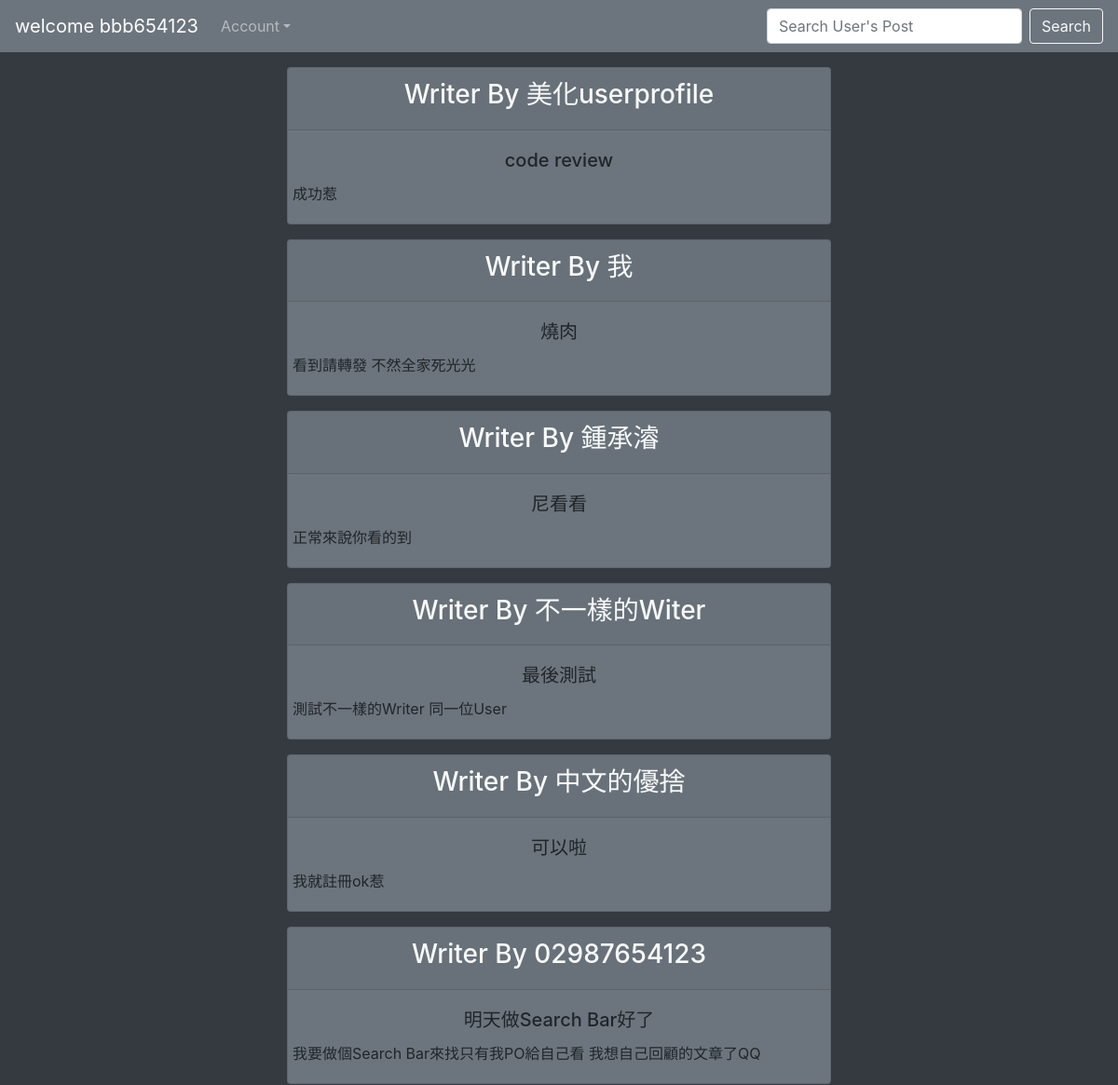
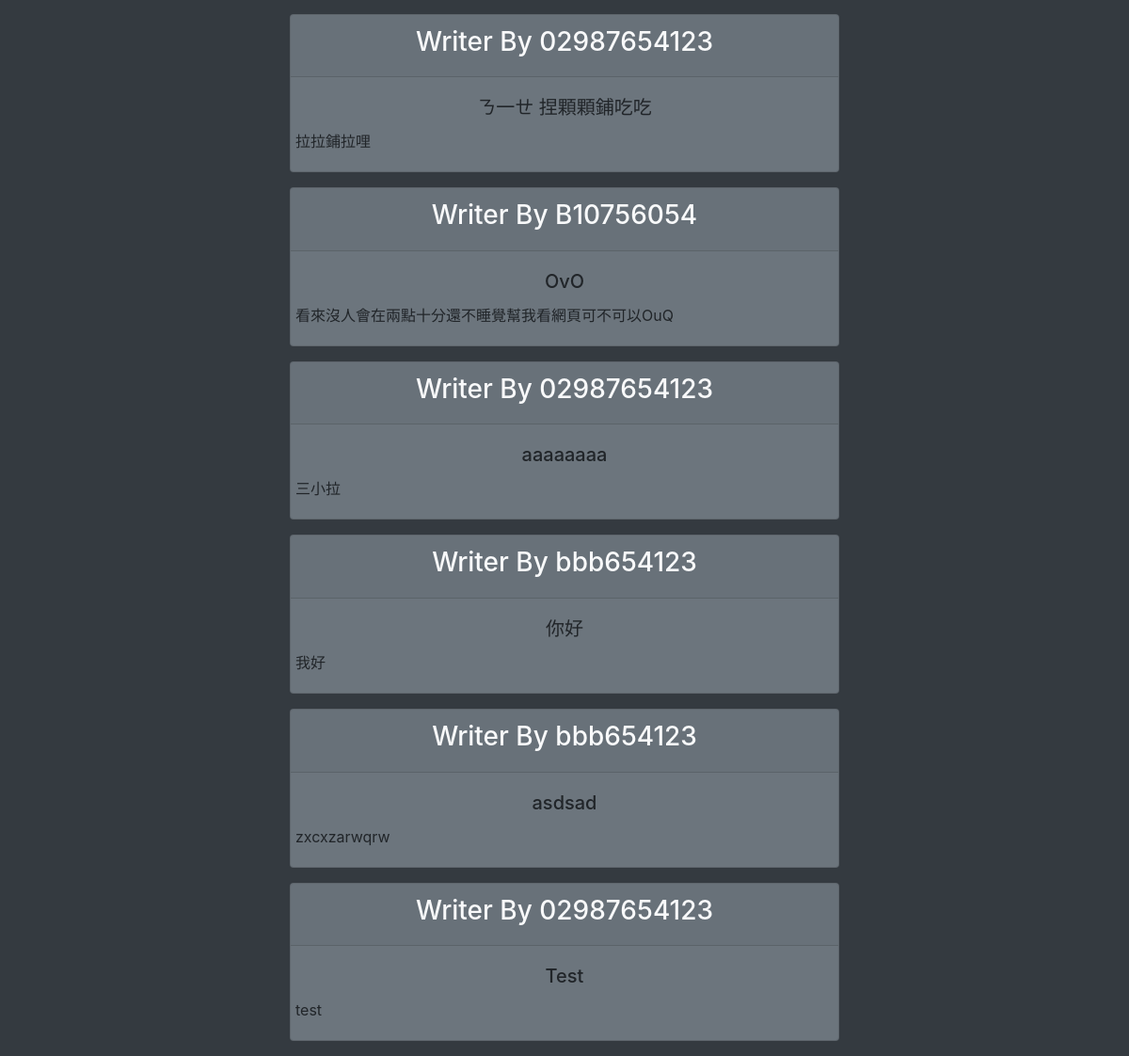
The app's page / (signed in) with its own data (2 pictures, top to bottom).
### main_site/models.py (models this page shows, shortened)
class userArticle(models.Model):
    id = models.AutoField(primary_key=True)
    USER = models.ForeignKey(User, on_delete=models.CASCADE, null=True)
    Article_writer = models.CharField(max_length=255, null=True, blank=True)
    Article_title = models.CharField(max_length=255, null=True, blank=True)
    Article = models.TextField(null=True, blank=True)

### main_site/views.py (the view)
# urls.py: path('', main, name="index"),
def main(request):
    user_Article_data = userArticle.objects.all()
    if 'search' in request.GET:
        search = request.GET['search']
        user_Article_data = userArticle.objects.filter(Article_writer=search)
    return render(request, 'main_site.html', {'user_Article_data': user_Article_data})

### templates/main_site.html (shortened to what this page needs)
<!doctype html>
<html lang="en">
  <head>
    <link rel="stylesheet" href="https://stackpath.bootstrapcdn.com/bootstrap/4.3.1/css/bootstrap.min.css">
  </head>
  <body class="bg-dark">
      <nav class="navbar sticky-top navbar-expand-sm navbar-dark bg-secondary">
            <a class="navbar-brand" href="/">welcome {{request.user.username}}</a>
            <div class="collapse navbar-collapse" id="collapsibleNavId">
                <ul class="navbar-nav mr-auto mt-2 mt-lg-0">
                <li class="nav-item dropdown">
                    <a class="nav-link dropdown-toggle" href="#" id="dropdownId" data-toggle="dropdown" aria-haspopup="true" aria-expanded="false">Account</a>
                </li>
                </ul>
                <form class="form-inline my-2 my-lg-0">
                  <input class="form-control mr-sm-2" type="search" name="search" id="search" placeholder="Search User's Post" aria-label="search">
                  <button class="btn btn-outline-light my-2 my-sm-0"  type="submit">Search</button>
                </form>
            </div>
      </nav>
      {% for user_Article in user_Article_data|slice:"::-1" %}
        <div style= "margin:1rem" class="row justify-content-center">
          <div class="col-sm-6">
            <div class="row card text-center bg-secondary">
                <div class="card-header text-light font-weight-bold">
                    <h3>Writer By {{user_Article.Article_writer}}<h3>
                </div>
                <div class="row">
                  <div class="card-body">
                    <h5 class="card-title">{{user_Article.Article_title}}</h5>
                    <p class="card-text text-lg-left">{{user_Article.Article}}</p>
                  </div>
                </div>
              </div>
            </div>
          </div>
        {% endfor %}
  </body>
</html>

### records on screen
userArticle: Article_writer "美化userprofile", Article_title "code review", Article "成功惹"
userArticle: Article_writer "我", Article_title "燒肉", Article "看到請轉發 不然全家死光光"
userArticle: Article_writer "鍾承濬", Article_title "尼看看", Article "正常來說你看的到"
userArticle: Article_writer "不一樣的Witer", Article_title "最後測試", Article "測試不一樣的Writer 同一位User"
userArticle: Article_writer "中文的優捨", Article_title "可以啦", Article "我就註冊ok惹"
userArticle: Article_writer "02987654123", Article_title "明天做Search Bar好了", Article "我要做個Search Bar來找只有我PO給自己看 我想自己回顧的文章了QQ"
userArticle: Article_writer "02987654123", Article_title "ㄋ一ㄝ 捏顆顆鋪吃吃", Article "拉拉鋪拉哩"
userArticle: Article_writer "B10756054", Article_title "OvO", Article "看來沒人會在兩點十分還不睡覺幫我看網頁可不可以OuQ"
userArticle: Article_writer "02987654123", Article_title "aaaaaaaa", Article "三小拉"
userArticle: Article_writer "bbb654123", Article_title "你好", Article "我好"
userArticle: Article_writer "bbb654123", Article_title "asdsad", Article "zxcxzarwqrw"
userArticle: Article_writer "02987654123", Article_title "Test", Article "test"

### other values on screen
{{ request.user.username }} "bbb654123"
